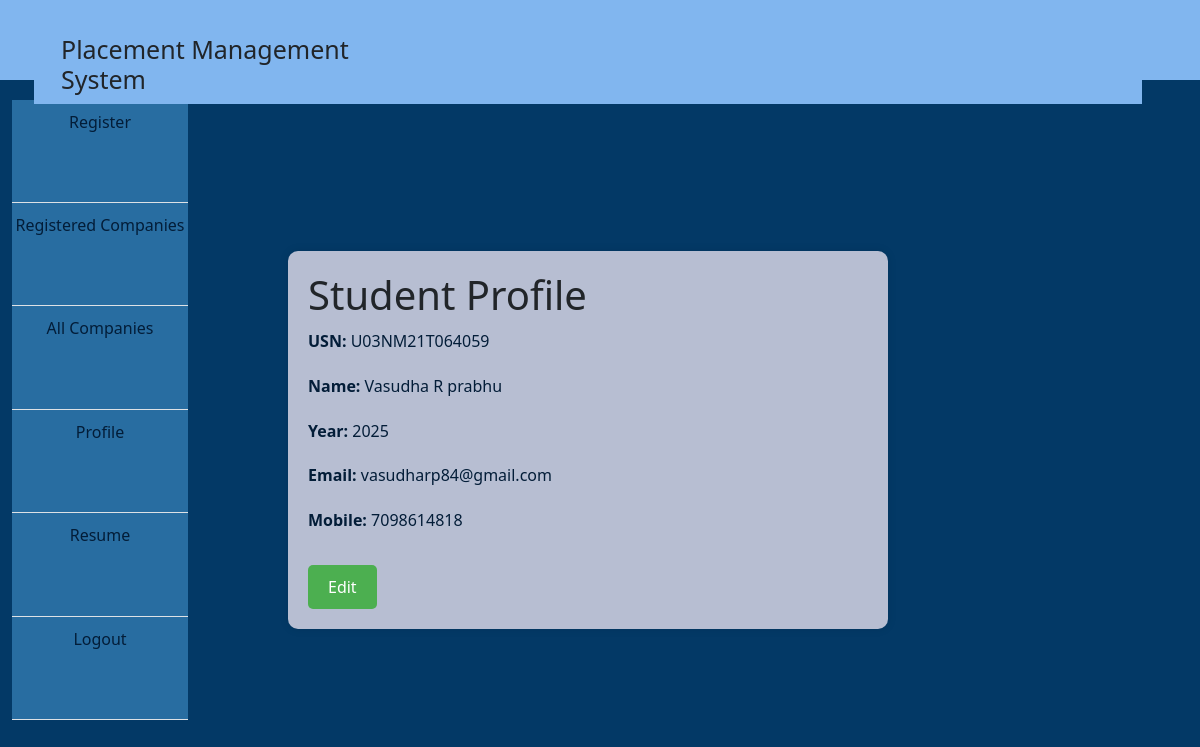
Screenshot of /profile.php (signed in) with the database file from the repository.
### tables this page shows
CREATE TABLE `user` (
  `USN` varchar(20) NOT NULL,
  `name` varchar(25) NOT NULL,
  `year` varchar(9) NOT NULL,
  `email` varchar(30) NOT NULL,
  `mobile` varchar(15) NOT NULL,
  `password` varchar(15) NOT NULL
);

### profile.php (the view, shortened to what this page needs)
<?php
include('user_dashboard.php');
require 'includes/connection.php';
$usn = $_SESSION['user_id'];
$sql = "SELECT * FROM user WHERE USN='$usn'";
$result = mysqli_query($connection, $sql);
$row = mysqli_fetch_assoc($result);
?>
<!DOCTYPE html>
<html lang="en">
<head>
    <link href="https://cdn.jsdelivr.net/npm/bootstrap@5.3.3/dist/css/bootstrap.min.css" rel="stylesheet">
    <link rel="stylesheet" href="css/Style.css">
</head>
<body>
    <div class="profile-container">
        <h1>Student Profile</h1>
        <div class="profile-details">
            <p><strong>USN:</strong> <?php echo $row['USN']; ?></p>
            <p><strong>Name:</strong> <?php echo $row['name']; ?></p>
            <p><strong>Year:</strong> <?php echo $row['year']; ?></p>
            <p><strong>Email:</strong> <?php echo $row['email']; ?></p>
            <p><strong>Mobile:</strong> <?php echo $row['mobile']; ?></p>
        </div>
        <button onclick="document.getElementById('editForm').style.display='block'">Edit</button>
    </div>
</body>
</html>

### css/Style.css (style rules this page uses)
body { background-color: rgb(3, 57, 102); margin: 0; padding: 0; display: flex; justify-content: center; align-items: center; height: 100vh; padding-top: 80px; }
.profile-container { background-color: rgb(183, 190, 210); padding: 20px; border-radius: 10px; box-shadow: 0 0 10px rgba(0, 0, 0, 0.1); width: 50%; margin: auto; }
.profile-details { margin-bottom: 20px; }
.profile-details p { line-height: 1.8; color: rgb(3, 29, 56); }
button { background-color: #4CAF50; color: white; padding: 10px 20px; border: none; cursor: pointer; border-radius: 5px; margin-top: 10px; }

### rows the page displays
user: USN "U03NM21T064059", name "Vasudha R prabhu", year "2025", email "vasudharp84@gmail.com", mobile "7098614818"
